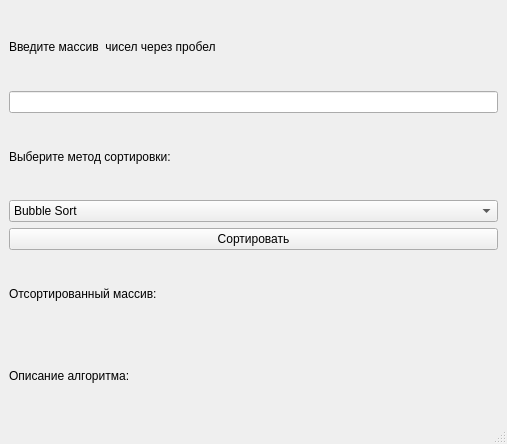
<?xml version="1.0" encoding="UTF-8"?>
<ui version="4.0">
 <class>MainWindow</class>
 <widget class="QMainWindow" name="MainWindow">
  <property name="geometry">
   <rect>
    <x>0</x>
    <y>0</y>
    <width>507</width>
    <height>444</height>
   </rect>
  </property>
  <property name="windowTitle">
   <string>MainWindow</string>
  </property>
  <widget class="QWidget" name="centralwidget">
   <layout class="QVBoxLayout" name="verticalLayout">
    <item>
     <widget class="QLabel" name="label_2">
      <property name="text">
       <string>Введите массив  чисел через пробел</string>
      </property>
     </widget>
    </item>
    <item>
     <widget class="QLineEdit" name="lineEdit_2">
      <property name="text">
       <string/>
      </property>
     </widget>
    </item>
    <item>
     <widget class="QLabel" name="label_3">
      <property name="text">
       <string>Выберите метод сортировки:</string>
      </property>
     </widget>
    </item>
    <item>
     <widget class="QComboBox" name="comboBox">
      <item>
       <property name="text">
        <string>Bubble Sort</string>
       </property>
      </item>
      <item>
       <property name="text">
        <string>Selection Sort</string>
       </property>
      </item>
      <item>
       <property name="text">
        <string>Insertion Sort</string>
       </property>
      </item>
      <item>
       <property name="text">
        <string>Quick Sort</string>
       </property>
      </item>
      <item>
       <property name="text">
        <string>Merge Sort</string>
       </property>
      </item>
     </widget>
    </item>
    <item>
     <widget class="QPushButton" name="pushButton">
      <property name="text">
       <string>Сортировать</string>
      </property>
     </widget>
    </item>
    <item>
     <widget class="QLabel" name="label">
      <property name="text">
       <string>Отсортированный массив:</string>
      </property>
     </widget>
    </item>
    <item>
     <widget class="QLabel" name="label_4">
      <property name="text">
       <string>Описание алгоритма:</string>
      </property>
     </widget>
    </item>
   </layout>
  </widget>
  <widget class="QMenuBar" name="menubar">
   <property name="geometry">
    <rect>
     <x>0</x>
     <y>0</y>
     <width>507</width>
     <height>31</height>
    </rect>
   </property>
  </widget>
  <widget class="QStatusBar" name="statusbar"/>
 </widget>
 <resources/>
 <connections/>
</ui>
